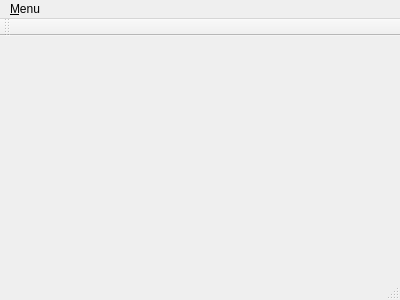
<?xml version="1.0" encoding="UTF-8"?>
<ui version="4.0">
 <class>MainWindow</class>
 <widget class="QMainWindow" name="MainWindow">
  <property name="geometry">
   <rect>
    <x>0</x>
    <y>0</y>
    <width>400</width>
    <height>300</height>
   </rect>
  </property>
  <property name="windowTitle">
   <string>MainWindow</string>
  </property>
  <property name="windowIcon">
   <iconset>
    <normaloff>../../../../../../Картинки/1 (4).jpg</normaloff>../../../../../../Картинки/1 (4).jpg</iconset>
  </property>
  <widget class="QWidget" name="centralWidget">
   <layout class="QGridLayout" name="gridLayout_2"/>
  </widget>
  <widget class="QMenuBar" name="menuBar">
   <property name="geometry">
    <rect>
     <x>0</x>
     <y>0</y>
     <width>400</width>
     <height>21</height>
    </rect>
   </property>
   <widget class="QMenu" name="menu_Menu">
    <property name="tearOffEnabled">
     <bool>true</bool>
    </property>
    <property name="title">
     <string>&amp;Menu</string>
    </property>
    <addaction name="action_About_Qt"/>
    <addaction name="actionCheckable_Item"/>
    <addaction name="action_IconItem"/>
    <addaction name="action_DisableItem"/>
    <addaction name="separator"/>
    <addaction name="action_Exit"/>
   </widget>
   <addaction name="menu_Menu"/>
  </widget>
  <widget class="QToolBar" name="mainToolBar">
   <attribute name="toolBarArea">
    <enum>TopToolBarArea</enum>
   </attribute>
   <attribute name="toolBarBreak">
    <bool>false</bool>
   </attribute>
  </widget>
  <widget class="QStatusBar" name="statusBar"/>
  <action name="action_About_Qt">
   <property name="text">
    <string>&amp;About Qt</string>
   </property>
   <property name="shortcut">
    <string>Ctrl+Q</string>
   </property>
  </action>
  <action name="actionCheckable_Item">
   <property name="checkable">
    <bool>true</bool>
   </property>
   <property name="checked">
    <bool>true</bool>
   </property>
   <property name="text">
    <string>&amp;Checkable Item</string>
   </property>
  </action>
  <action name="action_IconItem">
   <property name="icon">
    <iconset>
     <normaloff>../../../../../../Картинки/1 (3).jpg</normaloff>../../../../../../Картинки/1 (3).jpg</iconset>
   </property>
   <property name="text">
    <string>&amp;IconItem</string>
   </property>
  </action>
  <action name="action_DisableItem">
   <property name="enabled">
    <bool>false</bool>
   </property>
   <property name="text">
    <string>&amp;DisabledItem</string>
   </property>
  </action>
  <action name="action_Exit">
   <property name="text">
    <string>&amp;Exit</string>
   </property>
  </action>
 </widget>
 <layoutdefault spacing="6" margin="11"/>
 <resources/>
 <connections/>
</ui>
